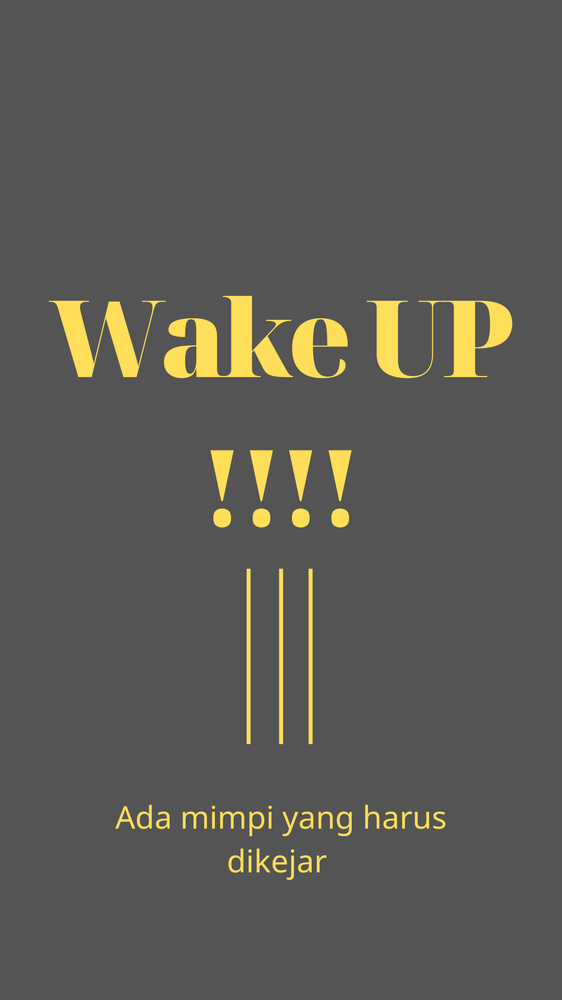
#> input picture 1.png, 562 x 1000 px, shrunk from 1080 x 1920 before the run
$ python spyder.py
#> lines starting #> are read from the running program, lines starting #| are printed output that depends on the picture
import cv2 as cv
import numpy as np

image = cv.imread('1.png')
#> image is the input picture: shape (1000, 562, 3); mean B, G, R 84.2, 89.4, 90.7
new_image = np.zeros(image.shape, image.dtype)


print(' Basic Linear Transforms ')
print('-------------------------')

for y in range(image.shape[0]):
    for x in range(image.shape[1]):
        for c in range(image.shape[2]):
            w = image[y,x,c] + 100
            new_image[y,x,c] = np.clip(w, 0, 255)
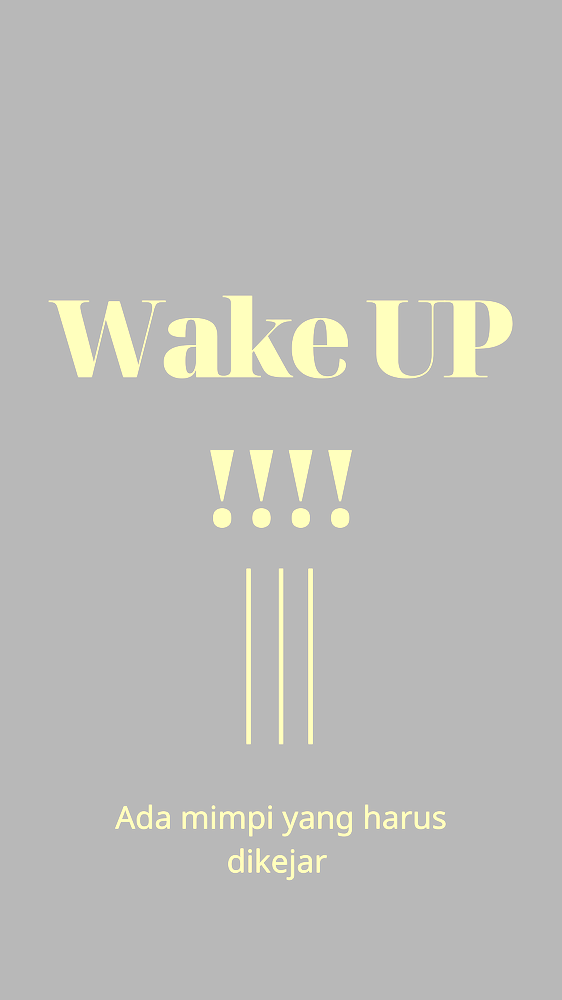
#> new_image: shape (1000, 562, 3); mean B, G, R 184.2, 187, 187

cv.imshow('Original Image', image)
cv.imshow('New Image', new_image)
cv.waitKey(0)
